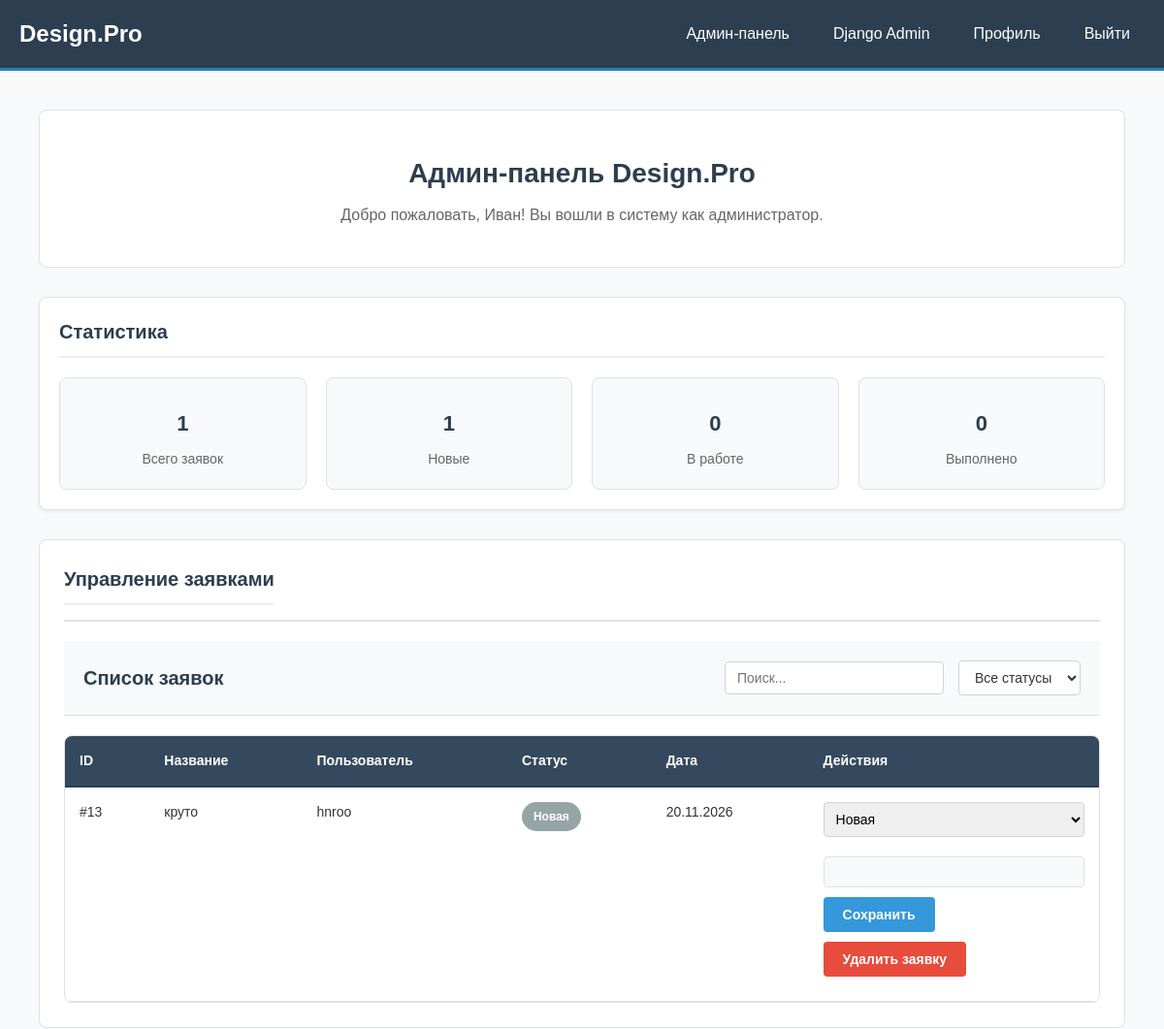
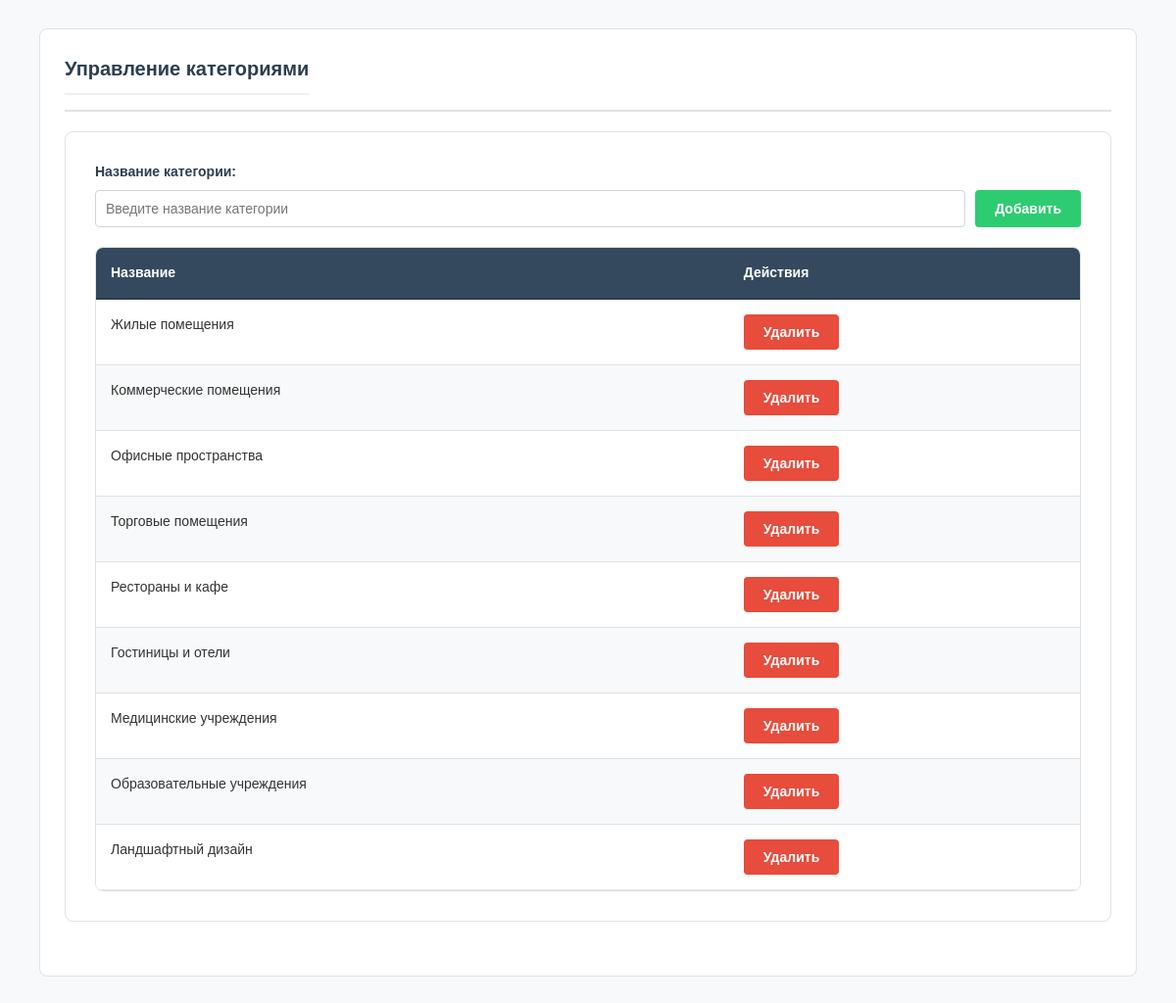
Page /my-admin/ (signed in) on the committed database (2 pictures, top to bottom).
### design/models.py (models this page shows, shortened)
class CustomUser(AbstractUser):
    username_validator = UnicodeUsernameValidator()
    username = models.CharField(
        _('username'),
        max_length=150,
        unique=True,
        validators=[username_validator],
        error_messages={
            "unique": _('Пользователь с таким именем уже существует.')
        },
    )
    first_name = models.CharField(_('Имя'), max_length=150, blank=True)
    last_name = models.CharField(_('Фамилия'), max_length=150, blank=True)
    email = models.EmailField(_('Email'), unique=True, blank=True)
    USERNAME_FIELD = 'username'
    REQUIRED_FIELDS = ['email', 'first_name', 'last_name']

class Application(models.Model):
    applicant = models.ForeignKey(CustomUser, on_delete=models.CASCADE, verbose_name="Пользователь")
    title = models.CharField(max_length=150, verbose_name="Название заявки")
    description = models.TextField(max_length=500, verbose_name="Описание заявки")
    image = models.FileField(upload_to='applications/', verbose_name="Загрузите фото заявки")
    category = models.ForeignKey(Category, on_delete=models.CASCADE, verbose_name='Категория заявки')
    design_image = models.FileField(upload_to='designs/', verbose_name="Фото готового дизайна", blank=True, null=True)
    STATUS_CHOICES = [
        ('N', "Новая"),
        ('P', "Принято в работу"),
        ('D', 'Выполнено')
    ]
    status = models.CharField(max_length=1, choices=STATUS_CHOICES, default="N", verbose_name='Статус заявки')
    date = models.DateTimeField(auto_now_add=True, verbose_name="Дата создания заявки")
    comment = models.TextField(blank=True, null=True, verbose_name="Комментарий к заявке")
    favorite = models.BooleanField(default=False, verbose_name='Добавить в избранное')
    class Meta:
        verbose_name = 'Заявка'
        verbose_name_plural = 'Заявки'
        ordering = ['-date']

class Category(models.Model):
    name = models.CharField(max_length=150, help_text="Название категории", verbose_name='Название')
    class Meta:
        verbose_name = 'Категория'
        verbose_name_plural = 'Категории'

### design/views.py (the view)
# urls.py: path('my-admin/', views.simple_admin_panel, name='simple_admin_panel'),
@user_passes_test(is_admin, login_url='login')
def simple_admin_panel(request):
    stats = {
        'total': Application.objects.count(),
        'new': Application.objects.filter(status='N').count(),
        'in_work': Application.objects.filter(status='P').count(),
        'completed': Application.objects.filter(status='D').count(),
    }
    recent_apps = Application.objects.select_related('applicant', 'category')[:10]
    categories = Category.objects.all()
    context = {
        'stats': stats,
        'recent_apps': recent_apps,
        'categories': categories,
    }
    return render(request, 'admin/simple_panel.html', context)

### design/views.py (called while the page is built)
def is_admin(user):
    return user.is_authenticated and user.is_staff

### design/templates/admin/simple_panel.html (shortened to what this page needs)
{% extends 'basic.html' %}
{% block content %}
<div class="admin-container">
    <div class="admin-header">
        <h1 class="page-title">Админ-панель Design.Pro</h1>
        <p class="admin-welcome">Добро пожаловать, {{ user.first_name }}! Вы вошли в систему как администратор.</p>
    </div>
    <div class="stats-box">
        <h2 class="section-title">Статистика</h2>
        <div class="stats-grid">
            <div class="stat-card">
                <div class="stat-number">{{ stats.total }}</div>
                <div class="stat-label">Всего заявок</div>
            </div>
            <div class="stat-card">
                <div class="stat-number">{{ stats.new }}</div>
                <div class="stat-label">Новые</div>
            </div>
            <div class="stat-card">
                <div class="stat-number">{{ stats.in_work }}</div>
                <div class="stat-label">В работе</div>
            </div>
            <div class="stat-card">
                <div class="stat-number">{{ stats.completed }}</div>
                <div class="stat-label">Выполнено</div>
            </div>
        </div>
    </div>
    <div class="admin-section">
        <div class="section-header">
            <h2 class="section-title">Управление заявками</h2>
        </div>
        {% if recent_apps %}
        <div class="admin-table-container">
            <div class="admin-table-header">
                <h2>Список заявок</h2>
                <div class="admin-table-controls">
                    <input type="text" class="admin-search" placeholder="Поиск...">
                    <select class="admin-filter">
                        <option value="">Все статусы</option>
                    </select>
                </div>
            </div>
            <div class="table-container">
                <table class="admin-table">
                    <thead>
                        <tr>
                            <th>ID</th>
                            <th>Название</th>
                            <th>Пользователь</th>
                            <th>Статус</th>
                            <th>Дата</th>
                            <th>Действия</th>
                        </tr>
                    </thead>
                    <tbody>
                        {% for app in recent_apps %}
                        <tr>
                            <td>#{{ app.id }}</td>
                            <td>{{ app.title|truncatechars:30 }}</td>
                            <td>{{ app.applicant.username }}</td>
                            <td>
                                {% if app.status == 'N' %}
                                    <span class="admin-status-badge admin-status-new">Новая</span>
                                {% elif app.status == 'P' %}
                                    <span class="admin-status-badge admin-status-work">В работе</span>
                                {% else %}
                                    <span class="admin-status-badge admin-status-done">Выполнено</span>
                                {% endif %}
                            </td>
                            <td>{{ app.date|date:"d.m.Y" }}</td>
                            <td>
                                <form method="post" action="{% url 'admin_change_status' app.id %}" class="status-form">
                                    <select name="status" class="form-select">
                                        <option value="N" {% if app.status == 'N' %}selected{% endif %}>Новая</option>
                                    </select>
                                    <div class="form-fields">
                                    </div>
                                    <button type="submit" class="admin-btn admin-btn-primary">Сохранить</button>
                                </form>
                                {% if app.status == 'N' %}
                                <form method="post" action="{% url 'application-delete' app.id %}"
                                      onsubmit="return confirm('Удалить заявку?')" class="delete-form">
                                    <button type="submit" class="admin-btn admin-btn-danger">Удалить заявку</button>
                                </form>
                                {% endif %}
                            </td>
                        </tr>
                        {% endfor %}
                    </tbody>
                </table>
            </div>
        </div>
        {% else %}
        <div class="admin-empty-state">
            <div class="admin-empty-icon">📭</div>
            <h3 class="admin-empty-title">Нет заявок</h3>
            <p class="admin-empty-text">Заявок пока не создано</p>
        </div>
        {% endif %}
    </div>
    <div class="admin-section">
        <div class="section-header">
            <h2 class="section-title">Управление категориями</h2>
        </div>
        <div class="admin-form">
            <form method="post" action="{% url 'admin_add_category' %}" class="category-form">
                <div class="admin-form-group">
                    <label for="category-name" class="form-label">Название категории:</label>
                    <div class="input-group">
                        <input type="text" name="name" id="category-name"
                               placeholder="Введите название категории" required class="admin-form-control">
                        <button type="submit" class="admin-btn admin-btn-success">Добавить</button>
                    </div>
                </div>
            </form>
            {% if categories %}
            <div class="table-container">
                <table class="admin-table">
                    <thead>
                        <tr>
                            <th>Название</th>
                            <th>Действия</th>
                        </tr>
                    </thead>
                    <tbody>
                        {% for category in categories %}
                        <tr>
                            <td>{{ category.name }}</td>
                            <td>
                                <form method="post" action="{% url 'admin_delete_category' %}"
                                      onsubmit="return confirm('Удалить категорию? Все заявки в этой категории будут удалены!')">
                                    <button type="submit" class="admin-btn admin-btn-danger">Удалить</button>
                                </form>
                            </td>
                        </tr>
                        {% endfor %}
                    </tbody>
                </table>
            </div>
            {% else %}
            <div class="admin-warning">
                <p>Нет созданных категорий</p>
            </div>
            {% endif %}
        </div>
    </div>
</div>
{% endblock %}

### designpro/static/css/style.css (style rules this page uses)
body { font-family: Arial, sans-serif; margin: 0; padding: 0; background-color: #f8f9fa; color: #333; line-height: 1.5; }
.page-title { text-align: center; margin-bottom: 30px; color: #2c3e50; font-size: 28px; }
.stats-box { background: white; padding: 20px; border-radius: 8px; margin-bottom: 30px; border: 1px solid #dee2e6; box-shadow: 0 2px 4px rgba(0,0,0,0.05); }
.section-title { color: #2c3e50; margin-bottom: 20px; font-size: 22px; border-bottom: 2px solid #eee; padding-bottom: 10px; }
.section-header { display: flex; justify-content: space-between; align-items: center; margin-bottom: 20px; }
.admin-container { max-width: 1200px; margin: 0 auto; padding: 20px; }
.admin-header { background: white; padding: 25px; border-radius: 8px; margin-bottom: 30px; border: 1px solid #dee2e6; text-align: center; }
.admin-header h1 { color: #2c3e50; margin-bottom: 10px; font-size: 28px; }
.admin-header p { color: #666; font-size: 16px; }
.admin-welcome { color: #666; font-size: 14px; margin-top: 10px; }
.admin-section { background: white; border-radius: 8px; padding: 25px; margin-bottom: 30px; border: 1px solid #dee2e6; }
.stats-grid { display: grid; grid-template-columns: repeat(4, 1fr); gap: 20px; margin-top: 20px; }
.stat-card { background: #f8f9fa; padding: 20px; border-radius: 8px; text-align: center; border-left: 4px solid #3498db; border: 1px solid #dee2e6; }
.stat-number { font-size: 22px; font-weight: bold; color: #2c3e50; margin: 10px 0; }
.stat-label { color: #666; font-size: 14px; }
.table-container { overflow-x: auto; margin-top: 20px; border: 1px solid #dee2e6; border-radius: 8px; }
.admin-table { width: 100%; border-collapse: collapse; background: white; }
.admin-table thead { background: #34495e; }
.admin-table th { color: white; padding: 15px; text-align: left; font-weight: bold; font-size: 14px; border-bottom: 2px solid #2c3e50; }
.admin-table td { padding: 15px; border-bottom: 1px solid #dee2e6; vertical-align: top; font-size: 14px; }
.admin-table tr:nth-child(even) { background: #f8f9fa; }
.admin-table-header { padding: 20px; background: #f8f9fa; color: #2c3e50; border-bottom: 1px solid #dee2e6; display: flex; justify-content: space-between; align-items: center; }
.admin-table-header h2 { margin: 0; font-size: 20px; }
.admin-table-controls { display: flex; gap: 15px; align-items: center; }
.admin-search { padding: 8px 12px; border: 1px solid #ced4da; border-radius: 4px; width: 200px; font-size: 14px; }
.admin-filter { padding: 8px 12px; border: 1px solid #ced4da; border-radius: 4px; background: white; color: #333; font-size: 14px; }
.admin-status-badge { padding: 6px 12px; border-radius: 20px; font-size: 12px; font-weight: bold; color: white; display: inline-block; }
.admin-status-new { background-color: #95a5a6; }
.admin-form { background: white; padding: 30px; border-radius: 8px; margin-bottom: 30px; border: 1px solid #dee2e6; }
.admin-form-group { margin-bottom: 20px; }
.admin-form-group label { display: block; margin-bottom: 8px; font-weight: bold; color: #2c3e50; font-size: 14px; }
.admin-form-control { width: 100%; padding: 10px; border: 1px solid #ced4da; border-radius: 4px; font-size: 14px; box-sizing: border-box; }
.admin-btn { padding: 10px 20px; border: none; border-radius: 4px; cursor: pointer; font-size: 14px; font-weight: bold; text-decoration: none; display: inline-block; }
.admin-btn-primary { background-color: #3498db; color: white; }
.admin-btn-success { background-color: #2ecc71; color: white; }
.admin-btn-danger { background-color: #e74c3c; color: white; }
.status-form, .delete-form { margin-bottom: 10px; }
.form-select, .form-input, .form-textarea { width: 100%; padding: 8px; border: 1px solid #ced4da; border-radius: 4px; font-size: 14px; box-sizing: border-box; margin-bottom: 10px; }
.form-label { display: block; margin-bottom: 5px; font-weight: bold; color: #2c3e50; font-size: 13px; }
.form-fields { margin: 10px 0; padding: 15px; background: #f8f9fa; border-radius: 4px; border: 1px solid #dee2e6; }
.input-group { display: flex; gap: 10px; }
.category-form { margin-bottom: 20px; }
.section-header { display: flex; justify-content: space-between; align-items: center; margin-bottom: 20px; padding-bottom: 15px; border-bottom: 2px solid #dee2e6; }
.section-title { margin: 0; color: #2c3e50; font-size: 20px; }

### rows in the picture
CustomUser: first_name "Иван"
Application: id "13", title "круто", applicant.username "hnroo", shows "Новая", date "20.11.2026", status "Новая", shows "Удалить заявку"
Category: name "Жилые помещения"
Category: name "Коммерческие помещения"
Category: name "Офисные пространства"
Category: name "Торговые помещения"
Category: name "Рестораны и кафе"
Category: name "Гостиницы и отели"
Category: name "Медицинские учреждения"
Category: name "Образовательные учреждения"
Category: name "Ландшафтный дизайн"

### other values in the picture
{{ stats.total }} "1"
{{ stats.new }} "1"
{{ stats.in_work }} "0"
{{ stats.completed }} "0"
